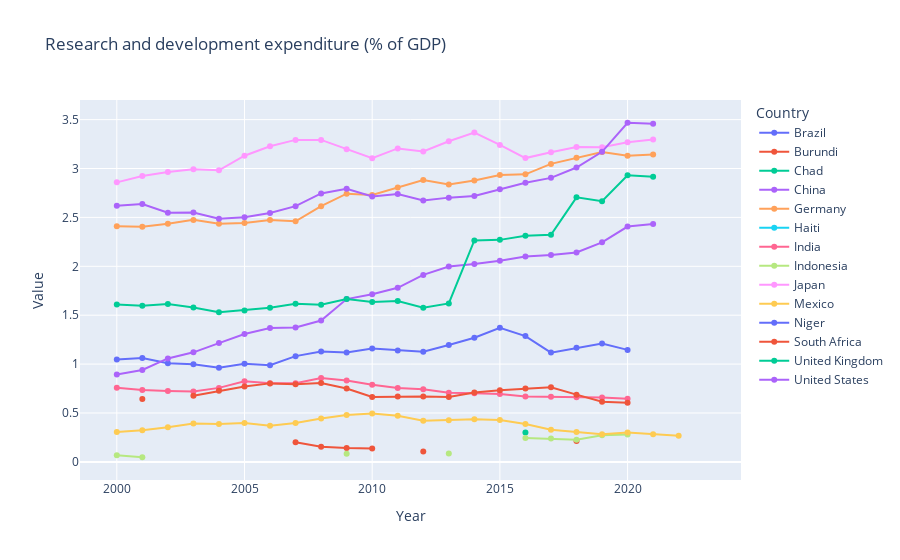

This figure's notebook cell:
### Markdown cell above
## Research and Development Expenditure:  
Hypothesis - Developed countries can generally afford to spend more money on R&D than underdeveloped and developing countries, who require funds for infrastructure. Over time, expense on R&D should increase to align with SDG 9: Industry, Innovation and Infrastructure.  
Observation - The top three countries spending on R&D are Japan, US, and Germany; all are developed. Least expenditure is from underdeveloped countries like Indonesia and Burundi. Over time, there is a slight increase in expense for all countries, except Chad which has experienced a dramatic surge.

### Code cell
plot_data(indicators_filtered[0])

### Figure 1 — Plotly figure (JSON) as saved in the notebook; plotly's stock layout.template omitted (floating-point values rounded to 4 significant figures)
{"data": [{"hovertemplate": "Country Name=Brazil<br>Year=%{x}<br>Value=%{y}<extra></extra>", "legendgroup": "Brazil", "line": {"color": "#636efa", "dash": "solid"}, "marker": {"symbol": "circle"}, "mode": "lines+markers", "name": "Brazil", "orientation": "v", "showlegend": true, "type": "scatter", "x": [2000, 2001, 2002, 2003, 2004, 2005, 2006, 2007, 2008, 2009, 2010, 2011, 2012, 2013, 2014, 2015, 2016, 2017, 2018, 2019, 2020, 2021, 2022, 2023], "xaxis": "x", "y": [1.048, 1.062, 1.01, 0.9994, 0.9634, 1.002, 0.9881, 1.081, 1.129, 1.119, 1.16, 1.14, 1.127, 1.196, 1.27, 1.371, 1.286, 1.117, 1.168, 1.211, 1.145, NaN, NaN, NaN], "yaxis": "y"}, {"hovertemplate": "Country Name=Burundi<br>Year=%{x}<br>Value=%{y}<extra></extra>", "legendgroup": "Burundi", "line": {"color": "#EF553B", "dash": "solid"}, "marker": {"symbol": "circle"}, "mode": "lines+markers", "name": "Burundi", "orientation": "v", "showlegend": true, "type": "scatter", "x": [2000, 2001, 2002, 2003, 2004, 2005, 2006, 2007, 2008, 2009, 2010, 2011, 2012, 2013, 2014, 2015, 2016, 2017, 2018, 2019, 2020, 2021, 2022, 2023], "xaxis": "x", "y": [NaN, NaN, NaN, NaN, NaN, NaN, NaN, 0.2007, 0.1542, 0.141, 0.1372, NaN, 0.107, NaN, NaN, NaN, NaN, NaN, 0.2131, NaN, NaN, NaN, NaN, NaN], "yaxis": "y"}, {"hovertemplate": "Country Name=Chad<br>Year=%{x}<br>Value=%{y}<extra></extra>", "legendgroup": "Chad", "line": {"color": "#00cc96", "dash": "solid"}, "marker": {"symbol": "circle"}, "mode": "lines+markers", "name": "Chad", "orientation": "v", "showlegend": true, "type": "scatter", "x": [2000, 2001, 2002, 2003, 2004, 2005, 2006, 2007, 2008, 2009, 2010, 2011, 2012, 2013, 2014, 2015, 2016, 2017, 2018, 2019, 2020, 2021, 2022, 2023], "xaxis": "x", "y": [NaN, NaN, NaN, NaN, NaN, NaN, NaN, NaN, NaN, NaN, NaN, NaN, NaN, NaN, NaN, NaN, 0.3005, NaN, NaN, NaN, NaN, NaN, NaN, NaN], "yaxis": "y"}, {"hovertemplate": "Country Name=China<br>Year=%{x}<br>Value=%{y}<extra></extra>", "legendgroup": "China", "line": {"color": "#ab63fa", "dash": "solid"}, "marker": {"symbol": "circle"}, "mode": "lines+markers", "name": "China", "orientation": "v", "showlegend": true, "type": "scatter", "x": [2000, 2001, 2002, 2003, 2004, 2005, 2006, 2007, 2008, 2009, 2010, 2011, 2012, 2013, 2014, 2015, 2016, 2017, 2018, 2019, 2020, 2021, 2022, 2023], "xaxis": "x", "y": [0.8932, 0.9403, 1.058, 1.12, 1.215, 1.308, 1.369, 1.374, 1.446, 1.665, 1.714, 1.78, 1.912, 1.998, 2.022, 2.057, 2.1, 2.116, 2.141, 2.245, 2.407, 2.433, NaN, NaN], "yaxis": "y"}, {"hovertemplate": "Country Name=Germany<br>Year=%{x}<br>Value=%{y}<extra></extra>", "legendgroup": "Germany", "line": {"color": "#FFA15A", "dash": "solid"}, "marker": {"symbol": "circle"}, "mode": "lines+markers", "name": "Germany", "orientation": "v", "showlegend": true, "type": "scatter", "x": [2000, 2001, 2002, 2003, 2004, 2005, 2006, 2007, 2008, 2009, 2010, 2011, 2012, 2013, 2014, 2015, 2016, 2017, 2018, 2019, 2020, 2021, 2022, 2023], "xaxis": "x", "y": [2.41, 2.404, 2.436, 2.475, 2.435, 2.442, 2.472, 2.46, 2.615, 2.743, 2.73, 2.806, 2.882, 2.836, 2.878, 2.934, 2.94, 3.047, 3.11, 3.168, 3.13, 3.142, NaN, NaN], "yaxis": "y"}, {"hovertemplate": "Country Name=Haiti<br>Year=%{x}<br>Value=%{y}<extra></extra>", "legendgroup": "Haiti", "line": {"color": "#19d3f3", "dash": "solid"}, "marker": {"symbol": "circle"}, "mode": "lines+markers", "name": "Haiti", "orientation": "v", "showlegend": true, "type": "scatter", "x": [2000, 2001, 2002, 2003, 2004, 2005, 2006, 2007, 2008, 2009, 2010, 2011, 2012, 2013, 2014, 2015, 2016, 2017, 2018, 2019, 2020, 2021, 2022, 2023], "xaxis": "x", "y": [NaN, NaN, NaN, NaN, NaN, NaN, NaN, NaN, NaN, NaN, NaN, NaN, NaN, NaN, NaN, NaN, NaN, NaN, NaN, NaN, NaN, NaN, NaN, NaN], "yaxis": "y"}, {"hovertemplate": "Country Name=India<br>Year=%{x}<br>Value=%{y}<extra></extra>", "legendgroup": "India", "line": {"color": "#FF6692", "dash": "solid"}, "marker": {"symbol": "circle"}, "mode": "lines+markers", "name": "India", "orientation": "v", "showlegend": true, "type": "scatter", "x": [2000, 2001, 2002, 2003, 2004, 2005, 2006, 2007, 2008, 2009, 2010, 2011, 2012, 2013, 2014, 2015, 2016, 2017, 2018, 2019, 2020, 2021, 2022, 2023], "xaxis": "x", "y": [0.757, 0.7359, 0.7257, 0.7193, 0.7569, 0.8241, 0.8047, 0.8051, 0.8588, 0.8331, 0.7885, 0.755, 0.744, 0.7064, 0.7016, 0.6931, 0.6698, 0.666, 0.66, 0.6594, 0.6464, NaN, NaN, NaN], "yaxis": "y"}, {"hovertemplate": "Country Name=Indonesia<br>Year=%{x}<br>Value=%{y}<extra></extra>", "legendgroup": "Indonesia", "line": {"color": "#B6E880", "dash": "solid"}, "marker": {"symbol": "circle"}, "mode": "lines+markers", "name": "Indonesia", "orientation": "v", "showlegend": true, "type": "scatter", "x": [2000, 2001, 2002, 2003, 2004, 2005, 2006, 2007, 2008, 2009, 2010, 2011, 2012, 2013, 2014, 2015, 2016, 2017, 2018, 2019, 2020, 2021, 2022, 2023], "xaxis": "x", "y": [0.06769, 0.04756, NaN, NaN, NaN, NaN, NaN, NaN, NaN, 0.08332, NaN, NaN, NaN, 0.0847, NaN, NaN, 0.2454, 0.238, 0.2263, 0.2713, 0.2807, NaN, NaN, NaN], "yaxis": "y"}, {"hovertemplate": "Country Name=Japan<br>Year=%{x}<br>Value=%{y}<extra></extra>", "legendgroup": "Japan", "line": {"color": "#FF97FF", "dash": "solid"}, "marker": {"symbol": "circle"}, "mode": "lines+markers", "name": "Japan", "orientation": "v", "showlegend": true, "type": "scatter", "x": [2000, 2001, 2002, 2003, 2004, 2005, 2006, 2007, 2008, 2009, 2010, 2011, 2012, 2013, 2014, 2015, 2016, 2017, 2018, 2019, 2020, 2021, 2022, 2023], "xaxis": "x", "y": [2.858, 2.923, 2.965, 2.993, 2.981, 3.131, 3.228, 3.293, 3.292, 3.196, 3.105, 3.205, 3.174, 3.279, 3.368, 3.241, 3.107, 3.166, 3.219, 3.218, 3.269, 3.296, NaN, NaN], "yaxis": "y"}, {"hovertemplate": "Country Name=Mexico<br>Year=%{x}<br>Value=%{y}<extra></extra>", "legendgroup": "Mexico", "line": {"color": "#FECB52", "dash": "solid"}, "marker": {"symbol": "circle"}, "mode": "lines+markers", "name": "Mexico", "orientation": "v", "showlegend": true, "type": "scatter", "x": [2000, 2001, 2002, 2003, 2004, 2005, 2006, 2007, 2008, 2009, 2010, 2011, 2012, 2013, 2014, 2015, 2016, 2017, 2018, 2019, 2020, 2021, 2022, 2023], "xaxis": "x", "y": [0.3061, 0.3242, 0.3543, 0.3931, 0.3882, 0.3984, 0.3692, 0.3983, 0.4439, 0.4795, 0.4949, 0.4713, 0.421, 0.425, 0.4353, 0.4294, 0.3878, 0.3283, 0.3064, 0.2839, 0.3, 0.2824, 0.2686, NaN], "yaxis": "y"}, {"hovertemplate": "Country Name=Niger<br>Year=%{x}<br>Value=%{y}<extra></extra>", "legendgroup": "Niger", "line": {"color": "#636efa", "dash": "solid"}, "marker": {"symbol": "circle"}, "mode": "lines+markers", "name": "Niger", "orientation": "v", "showlegend": true, "type": "scatter", "x": [2000, 2001, 2002, 2003, 2004, 2005, 2006, 2007, 2008, 2009, 2010, 2011, 2012, 2013, 2014, 2015, 2016, 2017, 2018, 2019, 2020, 2021, 2022, 2023], "xaxis": "x", "y": [NaN, NaN, NaN, NaN, NaN, NaN, NaN, NaN, NaN, NaN, NaN, NaN, NaN, NaN, NaN, NaN, NaN, NaN, NaN, NaN, NaN, NaN, NaN, NaN], "yaxis": "y"}, {"hovertemplate": "Country Name=South Africa<br>Year=%{x}<br>Value=%{y}<extra></extra>", "legendgroup": "South Africa", "line": {"color": "#EF553B", "dash": "solid"}, "marker": {"symbol": "circle"}, "mode": "lines+markers", "name": "South Africa", "orientation": "v", "showlegend": true, "type": "scatter", "x": [2000, 2001, 2002, 2003, 2004, 2005, 2006, 2007, 2008, 2009, 2010, 2011, 2012, 2013, 2014, 2015, 2016, 2017, 2018, 2019, 2020, 2021, 2022, 2023], "xaxis": "x", "y": [NaN, 0.6422, NaN, 0.6765, 0.7268, 0.7702, 0.8029, 0.7936, 0.8057, 0.7499, 0.6628, 0.6675, 0.6693, 0.6633, 0.7099, 0.7315, 0.7499, 0.7626, 0.6877, 0.6143, 0.6036, NaN, NaN, NaN], "yaxis": "y"}, {"hovertemplate": "Country Name=United Kingdom<br>Year=%{x}<br>Value=%{y}<extra></extra>", "legendgroup": "United Kingdom", "line": {"color": "#00cc96", "dash": "solid"}, "marker": {"symbol": "circle"}, "mode": "lines+markers", "name": "United Kingdom", "orientation": "v", "showlegend": true, "type": "scatter", "x": [2000, 2001, 2002, 2003, 2004, 2005, 2006, 2007, 2008, 2009, 2010, 2011, 2012, 2013, 2014, 2015, 2016, 2017, 2018, 2019, 2020, 2021, 2022, 2023], "xaxis": "x", "y": [1.609, 1.597, 1.614, 1.58, 1.53, 1.549, 1.575, 1.617, 1.608, 1.667, 1.635, 1.645, 1.576, 1.62, 2.264, 2.27, 2.311, 2.323, 2.705, 2.666, 2.931, 2.915, NaN, NaN], "yaxis": "y"}, {"hovertemplate": "Country Name=United States<br>Year=%{x}<br>Value=%{y}<extra></extra>", "legendgroup": "United States", "line": {"color": "#ab63fa", "dash": "solid"}, "marker": {"symbol": "circle"}, "mode": "lines+markers", "name": "United States", "orientation": "v", "showlegend": true, "type": "scatter", "x": [2000, 2001, 2002, 2003, 2004, 2005, 2006, 2007, 2008, 2009, 2010, 2011, 2012, 2013, 2014, 2015, 2016, 2017, 2018, 2019, 2020, 2021, 2022, 2023], "xaxis": "x", "y": [2.62, 2.637, 2.547, 2.55, 2.487, 2.502, 2.545, 2.615, 2.745, 2.792, 2.714, 2.738, 2.673, 2.702, 2.718, 2.787, 2.853, 2.904, 3.01, 3.17, 3.468, 3.457, NaN, NaN], "yaxis": "y"}], "layout": {"legend": {"title": {"text": "Country"}, "tracegroupgap": 0}, "title": {"text": "Research and development expenditure (% of GDP)"}, "xaxis": {"anchor": "y", "domain": [0, 1], "title": {"text": "Year"}}, "yaxis": {"anchor": "x", "domain": [0, 1], "title": {"text": "Value"}}}}
